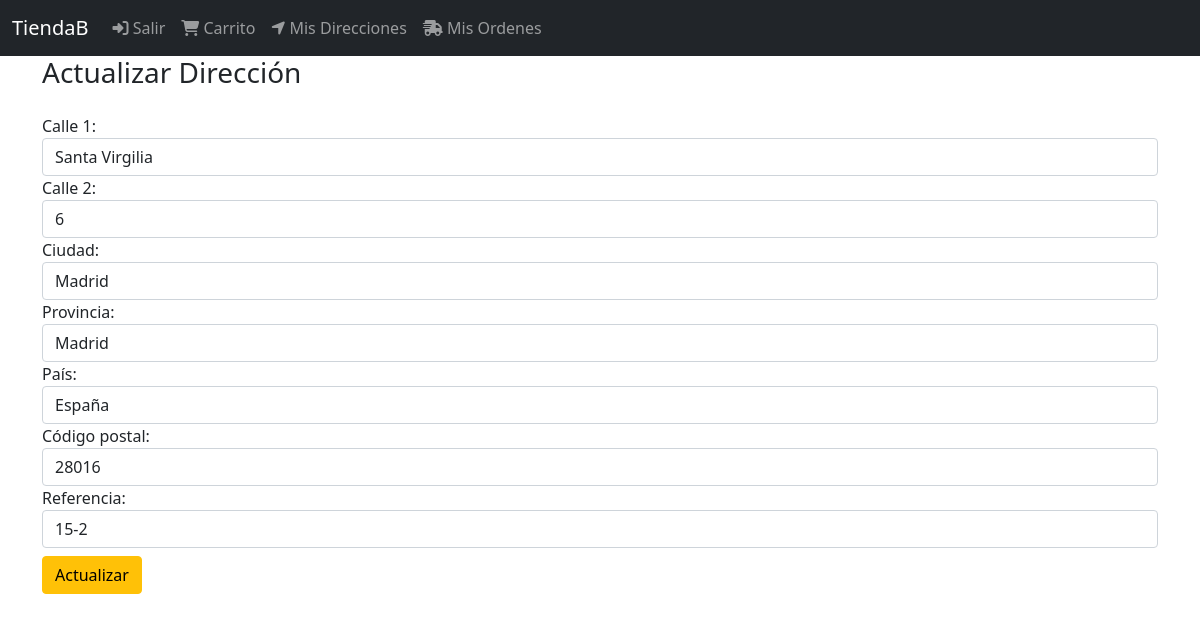
The app's page /direcciones/Editar/2 (signed in) with its own data.
### DirEnvio/models.py (models this page shows, shortened)
class DireccionEnvio(models.Model):
    user = models.ForeignKey(User, null=False, blank=False, on_delete=models.CASCADE )
    line1 = models.CharField(max_length=300)
    line2 = models.CharField(max_length=300, blank=True)
    city = models.CharField(max_length=100)
    state = models.CharField(max_length=100)
    country = models.CharField(max_length=50)
    reference = models.CharField(max_length=300)
    postal_code = models.CharField(max_length=10, null=False, blank=False)
    default = models.BooleanField(default=False)
    created_at = models.DateTimeField(auto_now_add=True)

### DirEnvio/views.py (the view, shortened to what this page needs)
# urls.py: path('Editar/<int:pk>', views.UpdateDireccion.as_view(), name='update'),
class UpdateDireccion(LoginRequiredMixin, SuccessMessageMixin, UpdateView):
    login_url='login'
    model=DireccionEnvio
    form_class=DireccionEnvioForm
    template_name='DirEnvio/actualizar.html'
    success_message='Dirección Actualizada'

### Templates/DirEnvio/actualizar.html
{% extends 'base.html' %}
{% block content %}
	<div class='col'>
		<div class='h3'>
			Actualizar Dirección</div>
			<div class=''>
				{%include 'DirEnvio/snippets/form.html' with message='Actualizar'%}
			</div>
	</div>
{% endblock %}

### Templates/DirEnvio/snippets/form.html (shortened to what this page needs)
<div class='mt-4'>
<form method="post">
{% for field in form %}
	{{field.label_tag}}
	{{field}}
{%endfor%}
<button class='btn btn-warning mt-2' type='submit'>
	{{message}}
</button>
</form>
</div>

### records on screen
DireccionEnvio: form "Santa Virgilia" "6" "Madrid" "Madrid" "España" "28016" "15-2"

### other values on screen
{{ field.label_tag }} "Calle 1:" "Calle 2:" "Ciudad:" "Provincia:" "País:" "Código postal:" "Referencia:"
{{ message }} "Actualizar"
